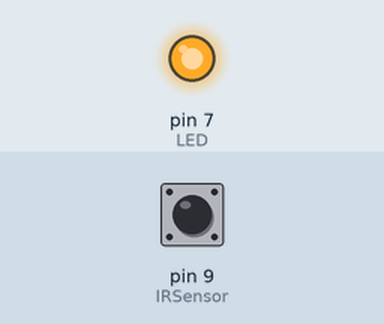
Bench run of a sketch on a simulated Arduino Uno, built with avr-gcc and run on an emulated ATmega328P. Shown: output pins drawn as LEDs (lit = HIGH). Dashed ring = blinking. Inputs (shaded band) come from the test bench; at power-on: pin 9 (IRSensor) LOW. What the sketch prints to the serial monitor is not drawn.

Above: at 1.2 s.
1.3 s: pin 9 (IRSensor) driven HIGH
At 1.7 s:
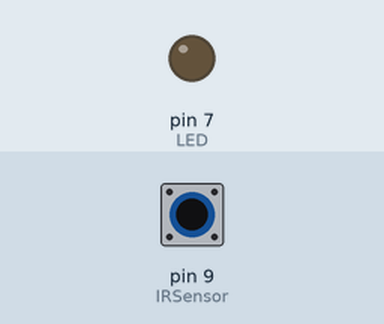
2.8 s: pin 9 (IRSensor) driven LOW
At 4.1 s:
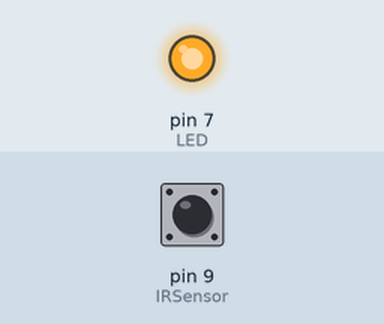
5.8 s: pin 9 (IRSensor) pulsed HIGH 2 times (0.12 s each, 0.3 s apart)
At 6.01 s:
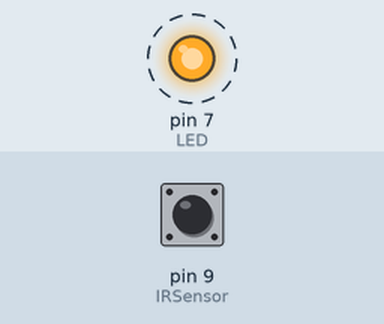
9.4 s: pin 9 (IRSensor) pulsed HIGH 2 times (0.12 s each, 0.3 s apart)
At 11.3 s:
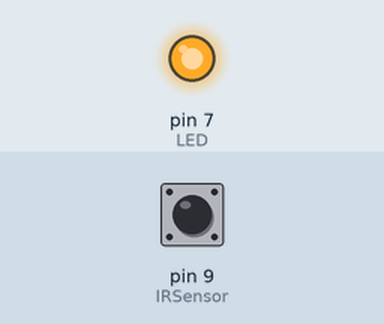
Timing chart, 0 to 12.8 s (numbered marks = the images above; inputs shaded):
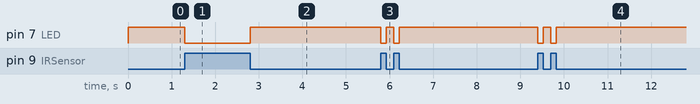

The sketch:

IR_Senor.ino
```cpp
int IRSensor = 9; //Connect IR Sensor Module to Arduino Pin 9
int LED = 7;     //Connect LED to Arduino Pin 13

void setup()
{
  Serial.begin(115200); //Init Seriala at 115200 Baud
  Serial.println("Serial Working"); //Test to check if Serial is working or not
  pinMode(IRSensor, INPUT); //IR Sensor Pin INPUT
  pinMode(LED, OUTPUT); //LED Pin output
}

void loop()
{
  int sensorStatus = digitalRead(IRSensor); //Set the GPIO as Input
  if(sensorStatus == 1) //Check if the Pin is High or not
  {
    //If Pin is High Turn OFF the onboard LED
    digitalWrite(LED, LOW); //LED Low
    Serial.println("Motion Ended!");  //print Motion Ended! on the Serial Monitor Window
  }

  else
  {
    //else turn ON the onboard LED
    digitalWrite(LED, HIGH); //LED HIGH
    Serial.println("Motion Detected!"); //print Motion Detected! on the Serial Monitor Window
  }
}
```

Measured:
- after the input at 1.3 s, pin 7 (LED): HIGH → LOW at once
- after the input at 2.8 s, pin 7 (LED): LOW → HIGH at once
- after the input at 5.8 s, pin 7 (LED): alternates HIGH for 0.18 s and LOW for 0.12 s, 4 changes in all, then stays HIGH, starting at once
- after the input at 9.4 s, pin 7 (LED): alternates HIGH for 0.18 s and LOW for 0.12 s, 4 changes in all, then stays HIGH, starting at once
